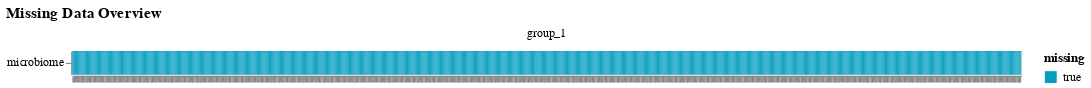

The notebook cell saved with this chart:
### Code cell
# Run model with MuData object
model = CORE(device="cuda")
model.fit(
    n_factors=2,
    data=data,
    likelihoods={"microbiome": "Normal"},
    factor_prior="GP",
    weight_prior="ARD_Spike_and_Slab",
    covariates_obs_key="month",
    lr=0.005,
    early_stopper_patience=500,
    print_every=100,
    center_groups=True,
    scale_views=False,
    scale_groups=True,
    max_epochs=10000,
    save=True,
    save_path="trained_model",
    init_factors="random",
    init_scale=0.1,
)

### Figure 1 — Vega specification as saved in the notebook (floating-point values rounded to 4 significant figures; data arrays with more than 128 entries replaced by an {"elided": "..."} marker saying what was removed)
{"$schema": "https://vega.github.io/schema/vega/v5.json", "data": [{"name": "source_0", "values": {"elided": "1032 records"}}, {"name": "facet_domain", "values": [{"group": "group_1", "count": 1032}]}, {"name": "facet_domain_row", "values": [{"data": 0.0}]}, {"name": "facet_domain_column", "transform": [{"type": "sequence", "start": 0.0, "stop": {"signal": "min(length(data(\"facet_domain\")), 3)"}}]}, {"name": "source_0_x_domain_obs_name", "values": {"elided": "1032 records"}}, {"name": "source_0_y_domain_view", "values": [{"view": "microbiome"}]}, {"name": "source_0_color_domain_missing", "values": [{"missing": true}]}], "signals": [{"name": "child_width", "value": 800}, {"name": "y_step", "value": 20}, {"name": "child_height", "update": "bandspace(domain('y').length, 0, 0) * y_step"}], "marks": [{"type": "group", "name": "row_header", "from": {"data": "facet_domain_row"}, "encode": {"update": {"height": {"signal": "child_height"}}}, "axes": [{"scale": "y", "zindex": 1, "orient": "left", "grid": false}], "role": "row-header"}, {"type": "group", "name": "column_footer", "from": {"data": "facet_domain_column"}, "encode": {"update": {"width": {"signal": "child_width"}}}, "axes": [{"scale": "x", "zindex": 1, "orient": "bottom", "labelAngle": 270, "labelBaseline": "middle", "labelAlign": "right", "grid": false, "labels": false}], "role": "column-footer"}, {"type": "group", "name": "cell", "from": {"facet": {"data": "source_0", "name": "facet", "groupby": ["group"]}}, "sort": {"field": ["datum[\"group\"]"], "order": ["ascending"]}, "encode": {"update": {"height": {"signal": "child_height"}, "width": {"signal": "child_width"}}}, "marks": [{"type": "rect", "name": "child_marks", "from": {"data": "facet"}, "encode": {"update": {"x": {"field": "obs_name", "scale": "x"}, "height": {"signal": "max(0.25, bandwidth('y'))"}, "fill": {"field": "missing", "scale": "color"}, "width": {"signal": "max(0.25, bandwidth('x'))"}, "y": {"field": "view", "scale": "y"}}}, "style": ["rect"]}], "title": {"text": {"signal": "isValid(parent[\"group\"]) ? parent[\"group\"] : \"\"+parent[\"group\"]"}, "style": "guide-label", "offset": 10, "frame": "group"}, "style": "cell"}], "scales": [{"name": "x", "type": "band", "domain": {"data": "source_0_x_domain_obs_name", "field": "obs_name", "sort": true}, "range": [0, {"signal": "child_width"}], "paddingInner": 0, "paddingOuter": 0}, {"name": "y", "type": "band", "domain": {"data": "source_0_y_domain_view", "field": "view", "sort": true}, "range": {"step": {"signal": "y_step"}}, "paddingOuter": 0, "paddingInner": 0}, {"name": "color", "type": "ordinal", "domain": {"data": "source_0_color_domain_missing", "field": "missing", "sort": true}, "range": ["#049DBF", "#023373"]}], "title": {"text": "Missing Data Overview", "anchor": "start"}, "padding": 5, "legends": [{"fill": "color", "symbolType": "square", "title": "missing"}], "background": "white", "layout": {"padding": 20, "bounds": "full", "align": "all", "columns": 3}}
